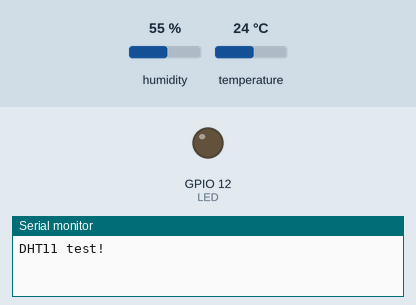
This sketch was run on a simulated ESP32. Shown: output pins drawn as LEDs (lit = HIGH), the last lines printed to the serial monitor. The inputs (shaded band) are chosen by the test bench; at power-on: humidity 55 %, temperature 24 °C.

Above: at 0.1 s.
At 1.1 s:
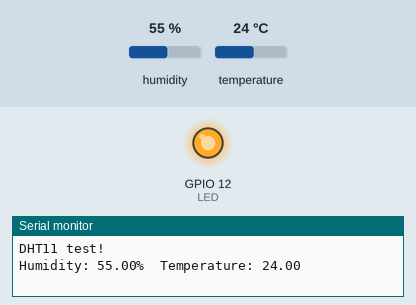
Timing chart, 0 to 2.6 s (numbered marks = the images above):
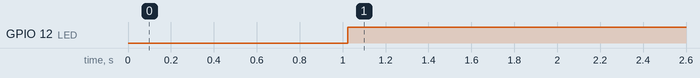

Measured:
- by itself, GPIO 12 (LED): LOW → HIGH at 1.0 s

The sketch:

ESP32_DHT11_People.ino
```cpp
#include "DHT.h"
#define DHTPIN 15
#define DHTTYPE DHT11
#define LED 12
  float h;
  float t;
  int people = 1;

DHT dht(DHTPIN, DHTTYPE);

void setup() {

  pinMode(LED, OUTPUT);

  Serial.begin(9600);
  Serial.println(F("DHT11 test!"));

  dht.begin();
}

void loop() {
  // Wait a few seconds between measurements.
  delay(1000);

if(people > 0)
{
  h = dht.readHumidity();
  t = dht.readTemperature();
}
else
{
  h = 0;
  t = 0;
}
  Serial.print(F("Humidity: "));
  Serial.print(h);
  Serial.print(F("%  Temperature: "));
  Serial.print(t);
  Serial.print(F("\n"));

if(t>20.0)
{
  digitalWrite(LED, HIGH);
}
else
{
 digitalWrite(LED, LOW);
}

}
```
